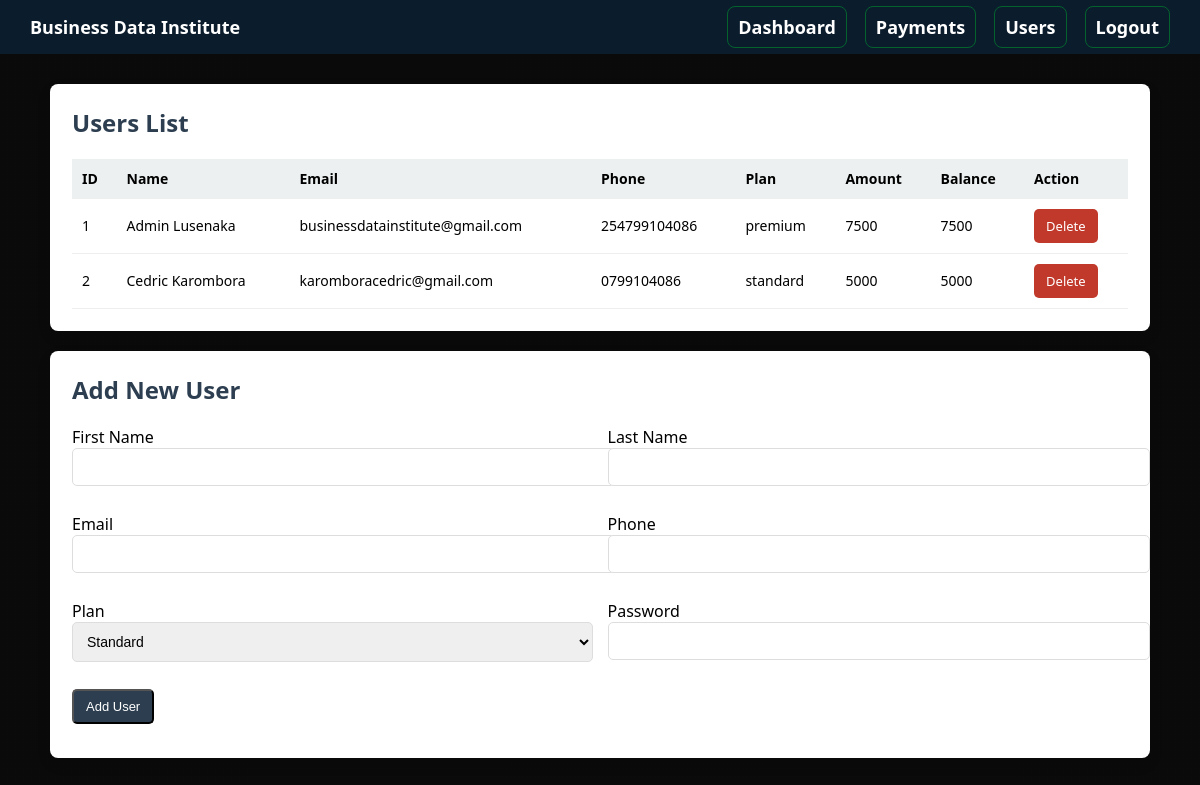
Page /admin_users (signed in) on the earlier database version.
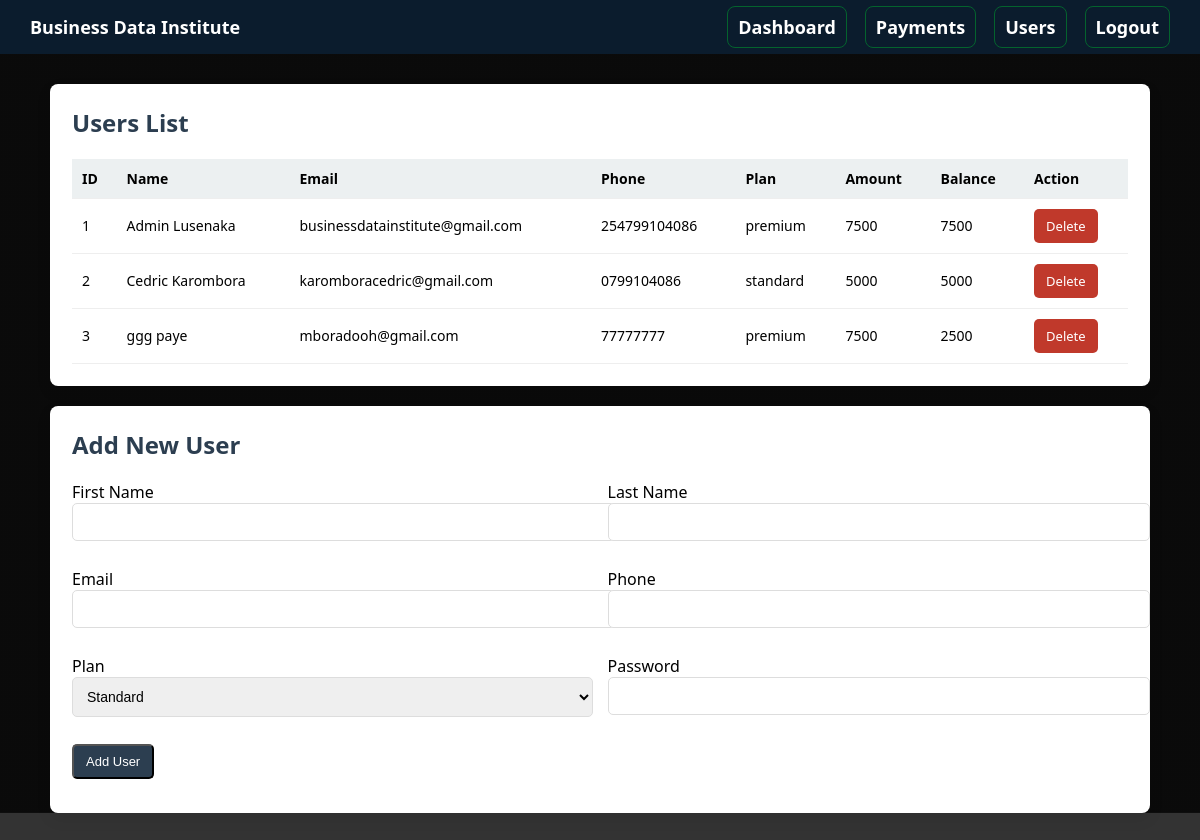
Same page on the later database version.
### tables this page shows
CREATE TABLE users (
            id INTEGER PRIMARY KEY AUTOINCREMENT,
            first_name TEXT NOT NULL,
            last_name TEXT NOT NULL,
            email TEXT UNIQUE NOT NULL,
            phone TEXT NOT NULL,
            plan TEXT NOT NULL,
            amount INTEGER NOT NULL,
            balance INTEGER NOT NULL,
            password TEXT NOT NULL,
            is_admin INTEGER DEFAULT 0
        );

### app.py (the view)
@app.route("/admin_users")
def admin_users():
    if session.get("is_admin") != 1:
        return redirect(url_for("login"))
    conn = get_db_connection()
    users = conn.execute("SELECT * FROM users").fetchall()
    conn.close()
    return render_template("admin_users.html", users=users)

### app.py (called while the page is built)
def get_db_connection():
    conn = sqlite3.connect(DB_PATH)
    conn.row_factory = sqlite3.Row
    return conn

### templates/admin_users.html (shortened to what this page needs)
<!DOCTYPE html>
<html lang="en">
<head>
</head>
<body>
<div class="main">
<div class="header">
    Business Data Institute
    <div class="menu"> <ul>
            <li><a href="/admin_dashboard">Dashboard</a></li>
            <li><a href="/admin_payments">Payments</a></li>
            <li><a href="/admin_users">Users</a></li>
            <li><a href="/logout">Logout</a></li>
        </ul></div>
</div>
<div class="container">
    <div class="card">
        <h2>Users List</h2>
        <table>
            <tr>
                <th>ID</th>
                <th>Name</th>
                <th>Email</th>
                <th>Phone</th>
                <th>Plan</th>
                <th>Amount</th>
                <th>Balance</th>
                <th>Action</th>
            </tr>
            {% for user in users %}
            <tr>
                <td>{{ user.id }}</td>
                <td>{{ user.first_name }} {{ user.last_name }}</td>
                <td>{{ user.email }}</td>
                <td>{{ user.phone }}</td>
                <td>{{ user.plan }}</td>
                <td>{{ user.amount }}</td>
                <td>{{ user.balance }}</td>
                <td>
                    <a class="btn btn-danger" href="/admin_users/delete/{{ user.id }}">Delete</a>
                </td>
            </tr>
            {% endfor %}
        </table>
    </div>
    <div class="card">
        <h2>Add New User</h2>
        <form action="/admin_users/add" method="POST">
            <div class="grid">
                <div class="form-group">
                    <label>First Name</label>
                    <input type="text" name="first_name" required>
                </div>
                <div class="form-group">
                    <label>Last Name</label>
                    <input type="text" name="last_name" required>
                </div>
                <div class="form-group">
                    <label>Email</label>
                    <input type="email" name="email" required>
                </div>
                <div class="form-group">
                    <label>Phone</label>
                    <input type="text" name="phone" required>
                </div>
                <div class="form-group">
                    <label>Plan</label>
                    <select name="plan" required>
                        <option value="standard">Standard</option>
                    </select>
                </div>
                <div class="form-group">
                    <label>Password</label>
                    <input type="password" name="password" required>
                </div>
                <div class="form-group grid-full">
                    <button class="btn" type="submit">Add User</button>
                </div>
            </div>
        </form>
    </div>
</div>
</div>
</body>
</html>

Differences in the rows shown:
added users: id "3", first_name "ggg", last_name "paye", email "mboradooh@gmail.com", phone "77777777", plan "premium", amount "7500", balance "2500"
